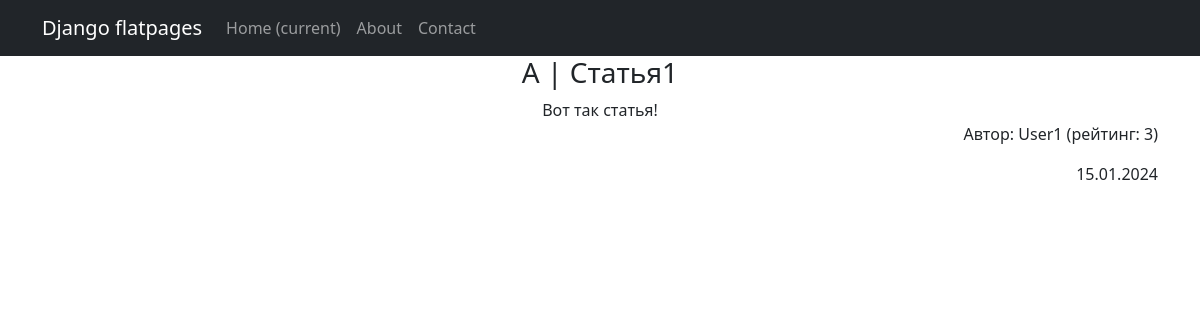
The page /news/1 on the database as committed earlier.
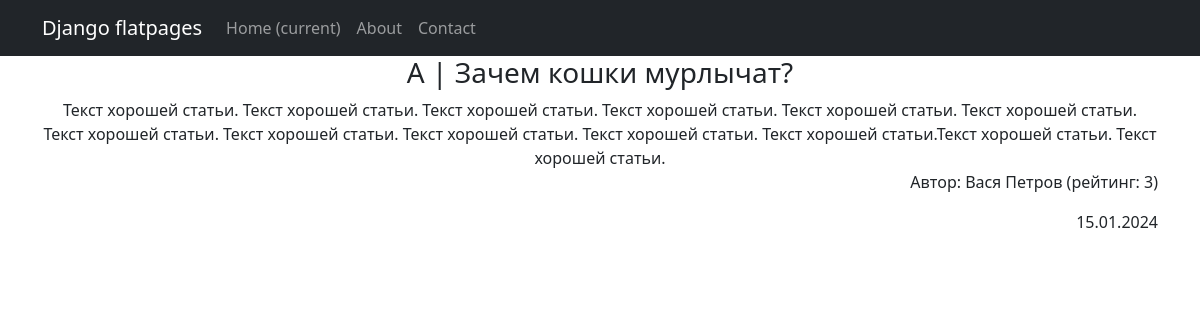
The same page on the database as committed later.
### NewsPortal/models.py (models this page shows, shortened)
class Post(models.Model):
    title = models.CharField(max_length=255)
    content = models.TextField()
    type = models.CharField(max_length=1,
                            choices=TYPES,
                            default=news)
    creation_date = models.DateTimeField(auto_now_add=True)
    rating = models.IntegerField(default=0)
    author = models.ForeignKey('Author', on_delete=models.CASCADE)
    categories = models.ManyToManyField('Category', through='PostCategory')

class Author(models.Model):
    user = models.OneToOneField(User, on_delete=models.CASCADE)
    rating = models.IntegerField(default=0)

### NewsPortal/views.py (the view)
# urls.py: path('<int:pk>', PostDetail.as_view()),
class PostDetail(DetailView):
    model = Post
    template_name = 'post.html'
    context_object_name = 'post'

### NewsPortal/templatetags/custom_filters.py (called while the page is built)
@register.filter()
def censor(data):
    result = ''
    print(data.split())
    for pattern in STOP_WORDS:
        data = re.sub(pattern, pattern[0] + '*'*(len(pattern)-1),  data)
    return f'{data}'

### templates/post.html (shortened to what this page needs)
{% extends 'flatpages/default.html' %}
{% load custom_filters %}
{% block content %}
<h3> {{ post.type }} | {{ post.title | censor }} </h3>
<div>{{ post.content | censor }}</div>
<div align="right">
    <p>Автор: {{ post.author.user}} (рейтинг: {{ post.rating }})</p>
    <p>{{ post.creation_date | date:'d.m.Y' }}</p>
</div>
{% endblock content %}

Rows that differ between the two databases and show on the page:
changed Post: title|censor "Статья1" → "Зачем кошки мурлычат?"; content|censor "Вот так статья!" → "Текст хорошей статьи. Текст хорошей статьи. Текст хорошей статьи. Текст хорошей статьи. Текст хорошей статьи. Текст хорошей статьи. Текст хорошей статьи. Текст хорошей статьи. Текст хорошей статьи. Текст хорошей статьи. Текст хорошей статьи.Текст хорошей статьи. Текст хорошей статьи."; author.user "User1" → "Вася Петров"
